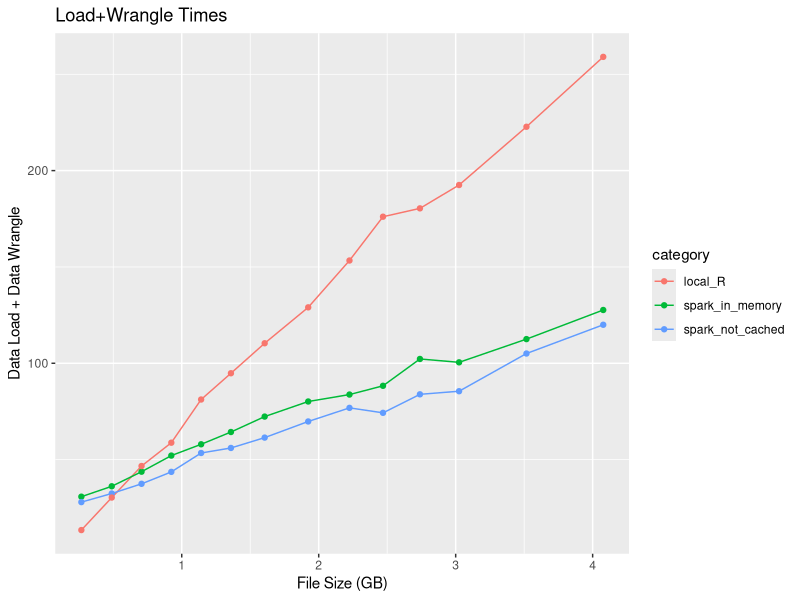
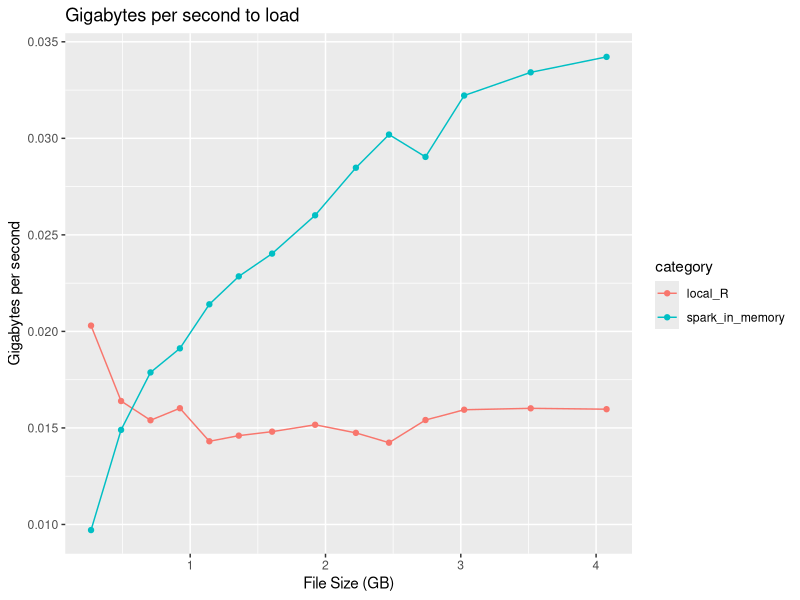
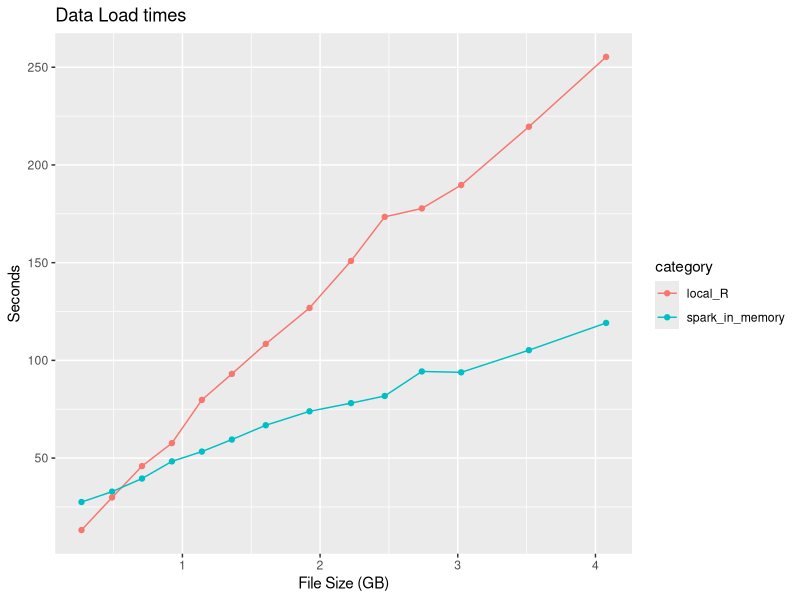
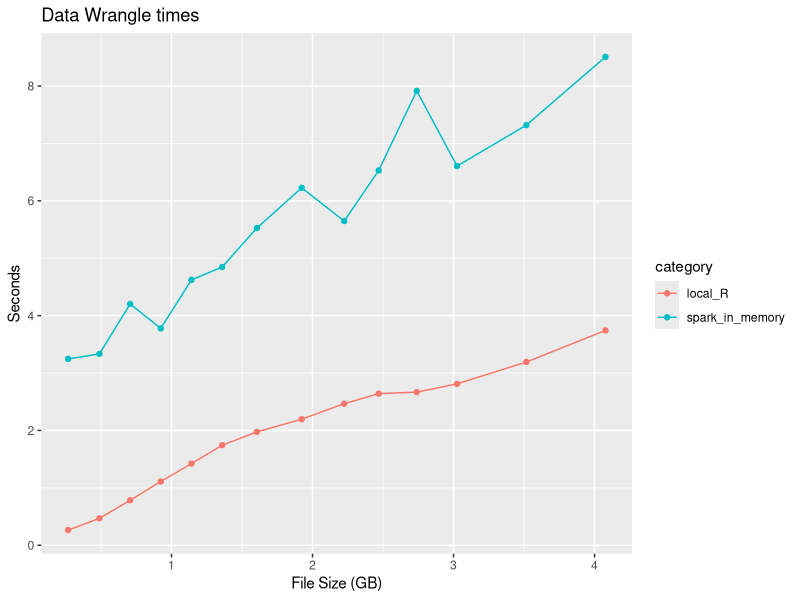

R code for these plots, in order:
library(tidyverse)


all_results <- read_csv("performance.csv") %>%
  mutate(filesize = filesize/1024,
         gb_per_sec = filesize / data_load)

ggplot(data=all_results, aes(x=filesize, y =data_wrangle+data_load, color=category)) +
  geom_line() +
  geom_point() +
  labs(x="File Size (GB)", y="Data Load + Data Wrangle", title="Load+Wrangle Times")

all_results <- filter(all_results, category!="spark_not_cached")

ggplot(data=all_results, aes(x=filesize, y =gb_per_sec, color=category)) +
  geom_line() +
  geom_point() +
  labs(x="File Size (GB)", y="Gigabytes per second", title="Gigabytes per second to load")


ggplot(data=all_results, aes(x=filesize, y =data_load, color=category)) +
  geom_line() +
  geom_point()+
  labs(x="File Size (GB)", y="Seconds", title="Data Load times")

ggplot(data=all_results, aes(x=filesize, y =data_wrangle, color=category)) +
  geom_line() +
  geom_point() +
  labs(x="File Size (GB)", y="Seconds", title="Data Wrangle times")




